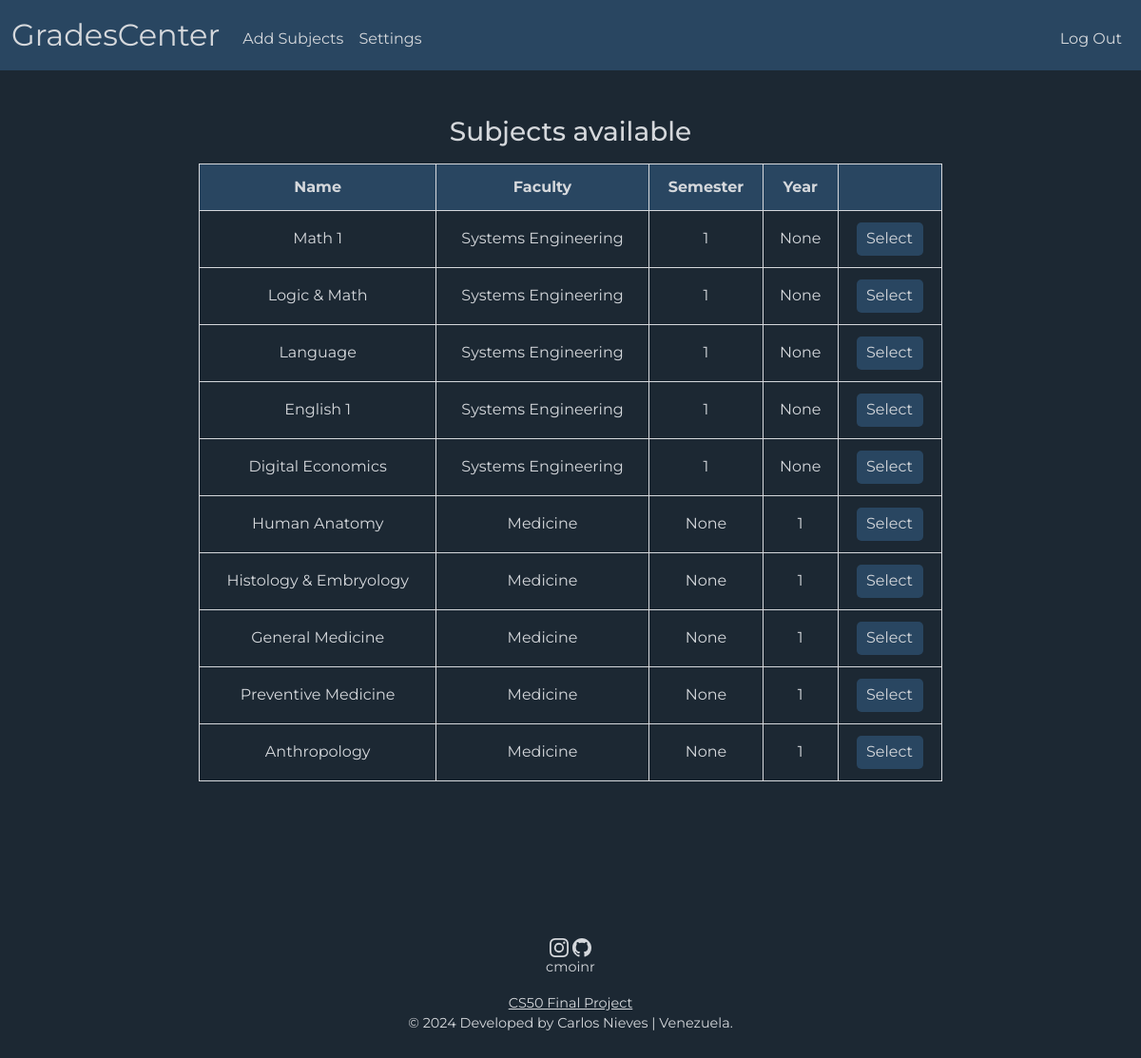
The app's page /subjects (signed in) with its own data.
### tables this page shows
CREATE TABLE subjects (
    id TEXT NOT NULL,
    name TEXT NOT NULL,
    id_faculty TEXT NOT NULL,
    semester INTEGER,
    year INTEGER,
    credits INTEGER NOT NULL,
    PRIMARY KEY(id)
    FOREIGN KEY(id_faculty) REFERENCES faculty(id)
);

CREATE TABLE faculty (
    id TEXT NOT NULL,
    field TEXT NOT NULL,
    PRIMARY KEY(id)
);

### app.py (the view)
@app.route("/subjects", methods=["GET", "POST"])
@login_required
def subjects():
    if request.method == "POST":
        selected = request.form.get("selected")
        teaching = db.execute("""
            SELECT id_subject
            FROM teaching
            WHERE id_teacher = ?
            AND id_subject = ?
        """, session["user_id"], selected)
        already = db.execute("""
            SELECT id_subject
            FROM teaching
            WHERE id_subject = ?
        """, selected)
        if len(teaching) == 1:
            return apology("registered subject", 400)
        elif len(already) == 1:
            return apology("another teacher already teachs this subject", 400)
        else:
            db.execute("""
                INSERT INTO teaching (id_teacher, id_subject)
                VALUES(?, ?)
            """, session["user_id"], selected)
            return redirect("/")
    else:
        subjects = db.execute("""
            SELECT subjects.id, name, field, semester, year
            FROM subjects
            JOIN faculty ON subjects.id_faculty = faculty.id
        """)
        return render_template("subjects.html", subjects=subjects)

### app.py (called while the page is built)
@app.after_request
def after_request(response):
    response.headers["Cache-Control"] = "no-cache, no-store, must-revalidate"
    response.headers["Expires"] = 0
    response.headers["Pragma"] = "no-cache"
    return response

### helpers.py (called while the page is built)
def login_required(f):
    @wraps(f)
    def decorated_function(*args, **kwargs):
        if session.get("user_id") is None:
            return redirect("/login")
        return f(*args, **kwargs)
    return decorated_function

### templates/subjects.html (shortened to what this page needs)
{% extends "layout.html" %}
{% block main %}
    <div class="mb-3">
        <h3>Subjects available</h3>
    </div>
    <div class="mb-3">
            <table>
                <thead>
                    <tr class="high">
                        <th>Name</th>
                        <th>Faculty</th>
                        <th>Semester</th>
                        <th>Year</th>
                        <th></th>
                    </tr>
                </thead>
                <tbody>
                    {% for subject in subjects %}
                        <tr>
                            <td>{{ subject['name'] }}</td>
                            <td>{{ subject['field'] }}</td>
                            <td>{{ subject['semester'] }}</td>
                            <td>{{ subject['year'] }}</td>
                            <td>
                                <form action="/subjects" method="post">
                                    <input class="enroll" type="submit" value="Select">
                                </form>
                            </td>
                        </tr>
                    {% endfor %}
                </tbody>
            </table>
    </div>
{% endblock %}

### static/styles.css (style rules this page uses)
h3, h5, h6 { color: #d5d8dc; }
table { background-color: transparent; margin-bottom: 1rem; width: 70%; margin-left: auto; margin-right: auto; color: #d5d8dc; }
table th, table td { border: 1px solid #d5d8dc; padding: 0.75rem; vertical-align: middle; }
.high { background-color: #294661; border: 1px solid #d5d8dc; }
body { font-family: 'Montserrat', sans-serif; background-color:#1c2833; }
input { background-color: #294661; outline: none; border: none; border-radius: 5px; color: #d5d8dc; width: 200px; height: 35px; }
input::placeholder { color: #d5d8dcc2; }
.enroll { width: 70px; transition-duration: 0.5s; }

### records on screen
subjects: name "Math 1", field "Systems Engineering", semester "1", year "None"
subjects: name "Logic & Math", field "Systems Engineering", semester "1", year "None"
subjects: name "Language", field "Systems Engineering", semester "1", year "None"
subjects: name "English 1", field "Systems Engineering", semester "1", year "None"
subjects: name "Digital Economics", field "Systems Engineering", semester "1", year "None"
subjects: name "Human Anatomy", field "Medicine", semester "None", year "1"
subjects: name "Histology & Embryology", field "Medicine", semester "None", year "1"
subjects: name "General Medicine", field "Medicine", semester "None", year "1"
subjects: name "Preventive Medicine", field "Medicine", semester "None", year "1"
subjects: name "Anthropology", field "Medicine", semester "None", year "1"
